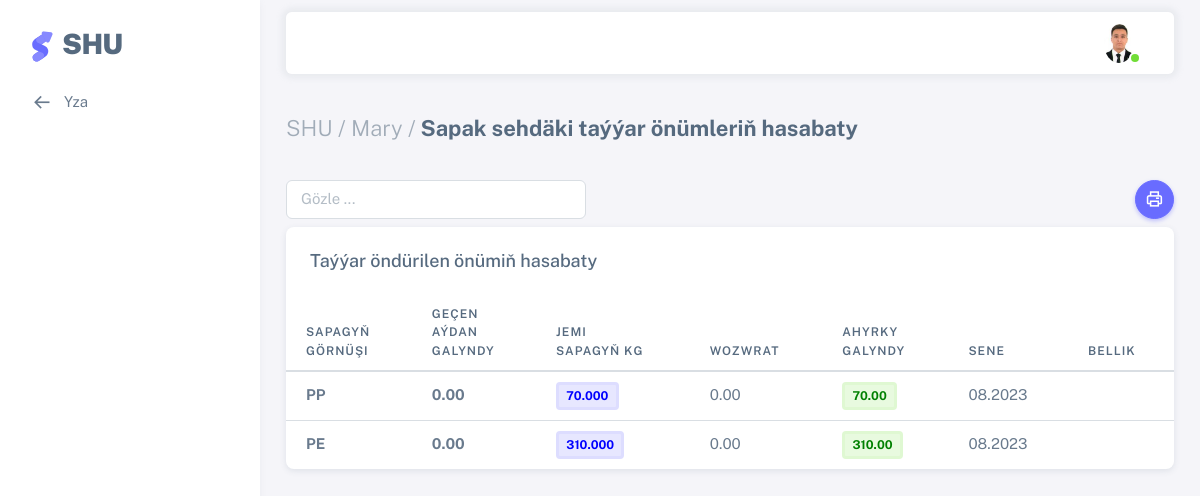
The page /s_tayyar_onum/1/ (signed in) on the database its author committed.
### users/models.py (models this page shows, shortened)
class AllUsers(AbstractUser):
    username = models.CharField(max_length=100, unique=True)
    office = models.ForeignKey(Office, on_delete=models.CASCADE, null=True)
    sehs = models.ForeignKey(Sehler, related_name='user_sehs', on_delete=models.CASCADE, null=True, blank=True)
    bolum = models.ForeignKey(Bolum, on_delete=models.CASCADE,null=True)
    wez = models.ForeignKey(Wez, on_delete=models.CASCADE, null=True)
    first_name = models.CharField(max_length=100)
    last_name = models.CharField(max_length=100)
    middle_name = models.CharField(max_length=100, null=True, blank=True)
    birth_date = models.DateField("Doglan senesi", default=timezone.now)
    tel = models.CharField("Telefon belgisi", max_length=12, null=True, blank=True)
    email = models.EmailField(unique=True)
    address = models.TextField(null=True, blank=True)
    user_code = models.CharField(max_length=12, unique=True, default=random_string, null=True, blank=True)
    image = models.ImageField(default='default.png', upload_to='profile_pics')

class Office(models.Model):
    name = models.CharField("Edara-kärhananyň ady", max_length=1000, null=True, blank=True)
    tel = models.CharField("Telefon belgisi", null=True, blank=True, max_length=12)
    reg_num = models.CharField("reg nomer", max_length=100, null=True, blank=True,)
    ind_num = models.CharField("indeks nomer", max_length=100, null=True, blank=True,)
    kpp_num = models.CharField(max_length=100, null=True, blank=True)
    address = models.TextField("Salgysy", null=True, blank=True)
    description = models.TextField("Gysga beyany", null=True, blank=True)
    slug = models.SlugField(max_length=300, unique=True, db_index=True, verbose_name="URL")
    def __str__(self):
        return self.name
    class Meta:
        verbose_name = 'Edara-kärhana'
        verbose_name_plural = 'Edara-kärhanalar'

### shu/models.py (models this page shows, shortened)
class Sapakseh_sklad(models.Model):
    sehs = models.ForeignKey(Sehler, on_delete=models.CASCADE, null=True, blank=True)
    d_gornusi = models.ForeignKey(Halta_gornus, on_delete=models.CASCADE, null=True)
    jemi_dok_sapak = models.DecimalField("Jemi aýdaky sapagyň kg",default=0, max_digits=10, decimal_places=3, null=True, blank=True)
    cyksapak_bahasy_m = models.DecimalField("Çykan sapagyň bahasy TMT",max_digits=10, decimal_places=2, null=True, blank=True)
    cyksapak_bahasy_d = models.DecimalField("Çykan sapagyň bahasy $",max_digits=10, decimal_places=2, null=True, blank=True)
    satylan_sapak_kg = models.DecimalField("Jemi aýdaky satylan sapagyň kg",default=0, max_digits=10, decimal_places=3, null=True, blank=True)
    gecenay_galyndy = models.DecimalField("Geçen aýdaky galyndy",default=0, max_digits=10, decimal_places=2, null=True, blank=True)
    wozwrat = models.DecimalField("Jemi aýdaky wozwrat",default=0,max_digits=10, decimal_places=2, null=True, blank=True)
    ahyrky_galyndy = models.DecimalField("Jemi aýdaky abat haltanyň ahyrky galyndy sany",max_digits=10, decimal_places=2, null=True, blank=True)
    bellik = models.TextField("Bellik",null=True, blank=True)
    sene = models.DateField("Senesi", default=timezone.now, null=True, blank=True)
    has_sene = models.IntegerField("Senesi",null=True, blank=True, default=None)
    class Meta:
        verbose_name = 'Dokma seh sklada giden önüm'
        verbose_name_plural = 'Dokma seh sklada giden önümler'

### shu/views.py (the view)
# urls.py: path('s_tayyar_onum/<int:pk>/', views.Sapakseh_Skladjyk, name='s-tayar=onum'),
@login_required(login_url='login')
def Sapakseh_Skladjyk(request,pk):
    page_title = _('Sapak sehdäki taýýar önümleriň hasabaty')
    sh=Sehler.objects.filter(pr_seh_id=pk).first()
    sap = Sapakseh_sklad.objects.filter(sehs_id=sh.pk).annotate(month=TruncMonth('sene'),gornus=F('d_gornusi__name'),onum=F('jemi_dok_sapak')).values('month', 'gornus','onum','id','gecenay_galyndy','satylan_sapak_kg','wozwrat','ahyrky_galyndy','bellik').order_by("sene")
    pkk=sh.pk
    paginator = Paginator(sap, 10)
    page = request.GET.get('page')
    try:
        myuser = paginator.get_page(page)
    except PageNotAnInteger:
        myuser = paginator.page(1)
    except EmptyPage:
        myuser = paginator.page(paginator.num_pages)
    context = {'title': page_title,'myuser':myuser,'pkk':pkk}
    return render(request, 'shu/sapakseh_skladjyk.html', context)

### users/models.py (called while the page is built)
    def __str__(self):
        return self.name

### shu/templates/shu/sapakseh_skladjyk.html (shortened to what this page needs)
{% extends 'shu/base.html' %}
{% load i18n %}
{% load crispy_forms_tags %}
{% load static %}
{% block menu %}
<li class="menu-item">
  <a href="{% url 'sapak-seh' pkk %}" class="menu-link">
    <i class="menu-icon tf-icons bx bx-arrow-back"></i>
    <div>Yza</div>
  </a>
</li>
{% endblock %}
{% block content %}
<div class="content-wrapper">
  <div class="container-xxl flex-grow-1 container-p-y">
      <h4 class="fw-bold py-3 mb-4"><span class="text-muted fw-light">SHU / {{ user.office|default_if_none:"" }} /</span> {{ title }}</h4>
      <a><button style="float:right;" onclick="printData()" class="btn rounded-pill btn-icon btn-primary"> <i class="tf-icons bx bx-printer"></i></button>
      <input class="form-control mb-2" style="width:300px;" id='myInput' onkeyup='myFunction()' type='text' placeholder="Gözle ..."></a>
      <div class="card" id="printTable">
        <h5 class="card-header">Taýýar öndürilen önümiň hasabaty</h5>
        <div class="table-responsive text-nowrap">
          <table class="table table-hover" id="myTable">
            <thead>
              <tr>
                <th>Sapagyň<br>görnüşi</th>
                <th>Geçen<br> aýdan<br> galyndy</th>
                <th>Jemi<br> sapagyň kg</th>
                <th>Wozwrat</th>
                <th>Ahyrky<br> galyndy</th>
                <th>Sene</th>
                <th>Bellik</th>
              </tr>
            </thead>
            <tbody class="table-border-bottom-0">
              {% for deg in myuser %}
              <tr>
                <td><strong>{{deg.gornus|default_if_none:""}}</strong></td>
                <td><strong>{{deg.gecenay_galyndy|default_if_none:""}}</strong></td>
                <td><span class="badge bg-label-primary border-light-primary me-1"><strong style="color:Blue;">{{deg.onum|default_if_none:""}}</strong></span></td>
                <td>{{deg.wozwrat|default_if_none:""}}</td>
                <td><span class="badge bg-label-success border-light-success me-1"><strong style="color:Green;">{{deg.ahyrky_galyndy|default_if_none:""}}</strong></span></td>
                <td>{{deg.month|date:"m.Y"}}</td>
                <td>{{deg.bellik|default_if_none:""}}</td>
              </tr>
              {% endfor %}
            </tbody>
          </table>
        </div>
      </div>
  </div>
</div>
{% endblock content %}

### templates/include/header.html (shortened to what this page needs)
	{% load static i18n %}
	{% load crispy_forms_tags %}
		<nav class="layout-navbar container-xxl navbar navbar-expand-xl navbar-detached align-items-center bg-navbar-theme" id="layout-navbar">
		  <div class="navbar-nav-right d-flex align-items-center" id="navbar-collapse">
			<ul class="navbar-nav flex-row align-items-center ms-auto">
			  <li class="nav-item navbar-dropdown dropdown-user dropdown">
				<a class="nav-link dropdown-toggle hide-arrow" href="javascript:void(0);" data-bs-toggle="dropdown">
				  <div class="avatar avatar-online">
					<img src="{{ user.image.url }}" onerror="this.onerror=null;this.src='{% static 'assets/img/avatars/default.png' %}'" alt class="w-px-30 h-auto rounded-circle" />
				  </div>
				</a>
			  </li>
			</ul>
		  </div>
		</nav>

### rows shown on the page
AllUsers: image (picture), office "Mary"
Sapakseh_sklad: gornus "PP", gecenay_galyndy "0.00", onum "70.000", wozwrat "0.00", ahyrky_galyndy "70.00", month "08.2023"
Sapakseh_sklad: gornus "PE", gecenay_galyndy "0.00", onum "310.000", wozwrat "0.00", ahyrky_galyndy "310.00", month "08.2023"

### other values the page prints
{{ title }} "Sapak sehdäki taýýar önümleriň hasabaty"
